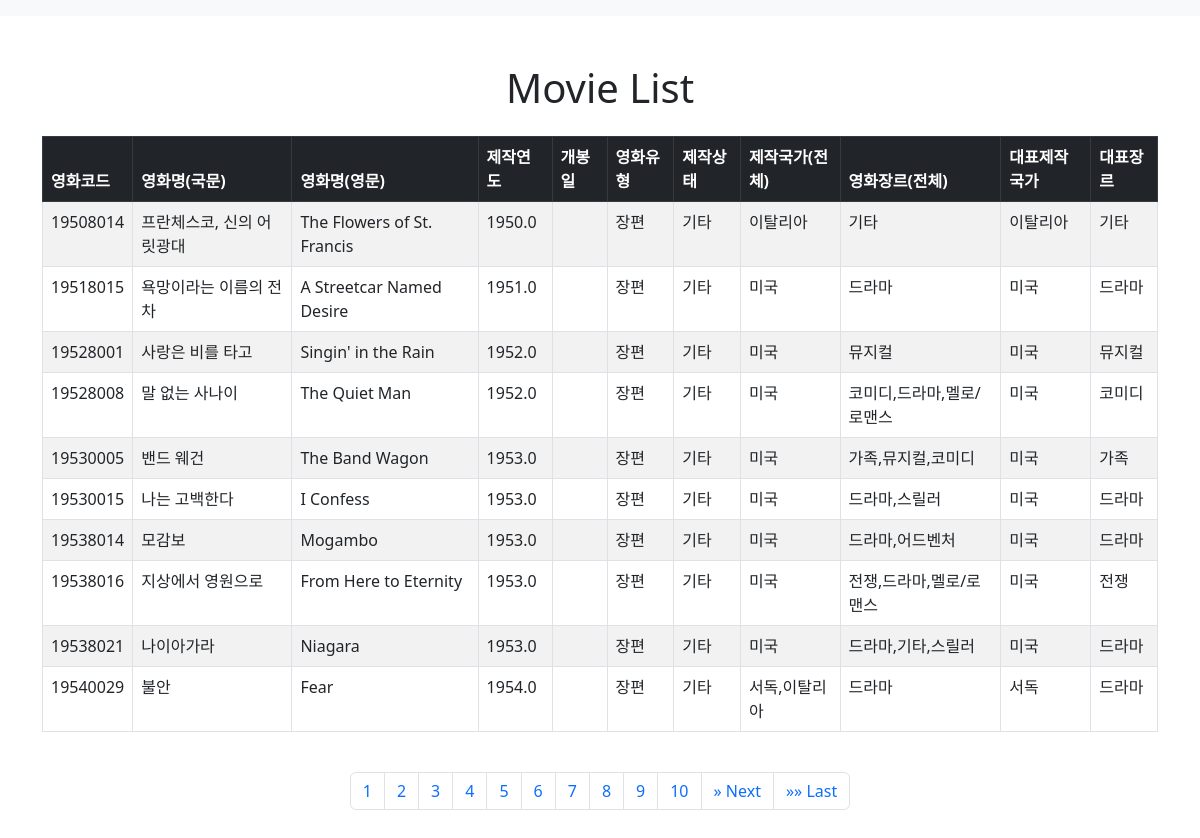
/movies/bootstrap?page=4, run on the app's committed database.
### kmdb/models.py (models this page shows, shortened)
class Movie(models.Model):
    movieCd = models.IntegerField(primary_key=True)
    movieNm = models.TextField()
    movieNmEn = models.TextField()
    prdtYear = models.FloatField()
    openDt = models.FloatField()
    typeNm = models.TextField()
    prdtStatNm = models.TextField()
    nationAlt = models.TextField()
    genreAlt = models.TextField()
    repNationNm = models.TextField()
    repGenreNm = models.TextField()
    class Meta:
        db_table = 'movies'

### kmdb/views.py (the view)
# urls.py: path('bootstrap', views.movie_bootstrap, name ='movie_bootstrap'),
def movie_bootstrap(request):
    movies = Movie.objects.all()
    pageSize = 10
    paginator = Paginator(movies, pageSize)
    pageNumber = request.GET.get('page') # 사용자가 요청한 페이지 번호
    movieList = paginator.get_page(pageNumber)
    pageCount = 10
    totalPage = paginator.num_pages
    if pageNumber == None:# 처음 시작 되었을 때
        pageNumber = 1
        beginPage = 1
        endPage = 10
    else: # 사용자가 pagination의 숫자를 눌렀을때
        print('pageNumber=' + pageNumber) #파라미터들이 문자열로 넘어옵니다.
        pageNumber = int(pageNumber) #넘어온 문자열을 정수형으로 바꿉니다.
        beginPage = (pageNumber-1)//pageSize*pageSize + 1
        endPage = beginPage + pageCount - 1
        if(totalPage < endPage):
            endPage = totalPage
    has_previous = pageNumber > pageCount
    print('has_previous=' + str(has_previous))
    has_next = pageNumber < (totalPage//pageCount*pageCount + 1)
    print('has_next=' + str(has_next))
    print('beginPage=' +str(beginPage))
    print('endPage=' + str(endPage))
    page_range = range(int(beginPage), int(endPage)+1)
    context = {'movieList':movieList, 'beginPage':beginPage, 'endPage':endPage, 'page_range':page_range, 'has_previous':has_previous, 'has_next':has_next}
    return render(request, 'kmdb/movie_bootstrap.html', context)

### kmdb/templates/kmdb/movie_bootstrap.html (shortened to what this page needs)
{% extends 'base.html' %}
{% block content %}
<h1 class="text-center mb-4">Movie List</h1>
<div class="table-responsive">
    <table class="table table-bordered table-striped table-hover">
        <thead class="table-dark">
        <tr>
            <th>영화코드</th>
            <th>영화명(국문)</th>
            <th>영화명(영문)</th>
            <th>제작연도</th>
            <th>개봉일</th>
            <th>영화유형</th>
            <th>제작상태</th>
            <th>제작국가(전체)</th>
            <th>영화장르(전체)</th>
            <th>대표제작국가</th>
            <th>대표장르</th>
        </tr>
        </thead>
        <tbody>
        {% for movie in movieList %}
        <tr>
            <td>{{ movie.movieCd }}</td>
            <td>{{ movie.movieNm }}</td>
            <td>{{ movie.movieNmEn }}</td>
            <td>{{ movie.prdtYear }}</td>
            <td>{{ movie.openDt|default:"" }}</td>
            <td>{{ movie.typeNm }}</td>
            <td>{{ movie.prdtStatNm }}</td>
            <td>{{ movie.nationAlt }}</td>
            <td>{{ movie.genreAlt }}</td>
            <td>{{ movie.repNationNm }}</td>
            <td>{{ movie.repGenreNm }}</td>
        </tr>
        {% endfor %}
        </tbody>
    </table>
</div>
<nav aria-label="Page navigation" class="my-4">
    <ul class="pagination justify-content-center">
        {% for i in page_range %}
            <li class="page-item"><a class="page-link" href="?page={{i}}">{{i}}</a></li>
        {% endfor %}
        {% if has_next %}
        <li class="page-item">
            <a class="page-link" href="?page={{endPage|add:1}}" aria-label="Next">
                <span aria-hidden="true">&raquo;</span>
                <span class="sr-only">Next</span>
            </a>
        </li>
        <li class="page-item">
            <a class="page-link" href="?page={{movieList.paginator.num_pages}}" aria-label="Last">
                <span aria-hidden="true">&raquo;&raquo;</span>
                <span class="sr-only">Last</span>
            </a>
        </li>
        {% endif %}
    </ul>
</nav>
{% endblock %}

### data on the page
Movie: movieCd "19508014", movieNm "프란체스코, 신의 어릿광대", movieNmEn "The Flowers of St. Francis", prdtYear "1950.0", typeNm "장편", prdtStatNm "기타", nationAlt "이탈리아", genreAlt "기타", repNationNm "이탈리아", repGenreNm "기타"
Movie: movieCd "19518015", movieNm "욕망이라는 이름의 전차", movieNmEn "A Streetcar Named Desire", prdtYear "1951.0", typeNm "장편", prdtStatNm "기타", nationAlt "미국", genreAlt "드라마", repNationNm "미국", repGenreNm "드라마"
Movie: movieCd "19528001", movieNm "사랑은 비를 타고", movieNmEn "Singin' in the Rain", prdtYear "1952.0", typeNm "장편", prdtStatNm "기타", nationAlt "미국", genreAlt "뮤지컬", repNationNm "미국", repGenreNm "뮤지컬"
Movie: movieCd "19528008", movieNm "말 없는 사나이", movieNmEn "The Quiet Man", prdtYear "1952.0", typeNm "장편", prdtStatNm "기타", nationAlt "미국", genreAlt "코미디,드라마,멜로/로맨스", repNationNm "미국", repGenreNm "코미디"
Movie: movieCd "19530005", movieNm "밴드 웨건", movieNmEn "The Band Wagon", prdtYear "1953.0", typeNm "장편", prdtStatNm "기타", nationAlt "미국", genreAlt "가족,뮤지컬,코미디", repNationNm "미국", repGenreNm "가족"
Movie: movieCd "19530015", movieNm "나는 고백한다", movieNmEn "I Confess", prdtYear "1953.0", typeNm "장편", prdtStatNm "기타", nationAlt "미국", genreAlt "드라마,스릴러", repNationNm "미국", repGenreNm "드라마"
Movie: movieCd "19538014", movieNm "모감보", movieNmEn "Mogambo", prdtYear "1953.0", typeNm "장편", prdtStatNm "기타", nationAlt "미국", genreAlt "드라마,어드벤처", repNationNm "미국", repGenreNm "드라마"
Movie: movieCd "19538016", movieNm "지상에서 영원으로", movieNmEn "From Here to Eternity", prdtYear "1953.0", typeNm "장편", prdtStatNm "기타", nationAlt "미국", genreAlt "전쟁,드라마,멜로/로맨스", repNationNm "미국", repGenreNm "전쟁"
Movie: movieCd "19538021", movieNm "나이아가라", movieNmEn "Niagara", prdtYear "1953.0", typeNm "장편", prdtStatNm "기타", nationAlt "미국", genreAlt "드라마,기타,스릴러", repNationNm "미국", repGenreNm "드라마"
Movie: movieCd "19540029", movieNm "불안", movieNmEn "Fear", prdtYear "1954.0", typeNm "장편", prdtStatNm "기타", nationAlt "서독,이탈리아", genreAlt "드라마", repNationNm "서독", repGenreNm "드라마"

### other printed values
{{ i }} "1" "2" "3" "4" "5" "6" "7" "8" "9" "10"
